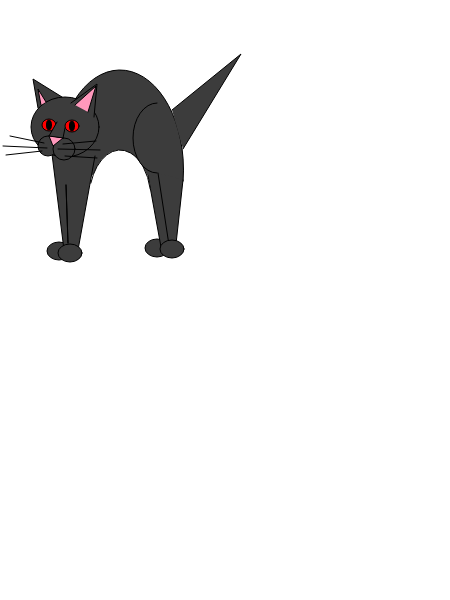
Frame 1 (no input)
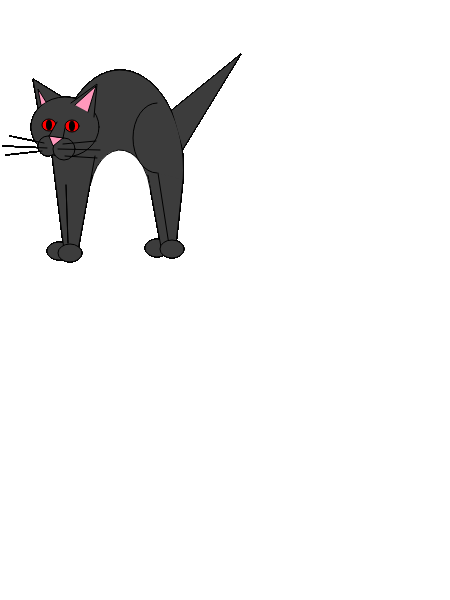
Frame 60 (no input)
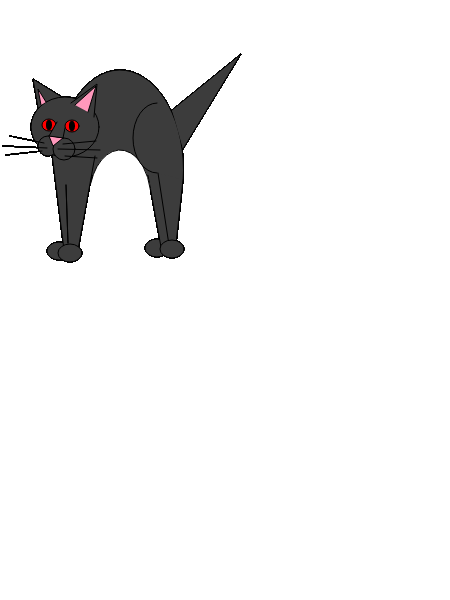
Frame 120 (the mouse pressed at the canvas centre since frame 60)

The p5.js sketch that drew these frames (run headless with seeded random() and noise() and a simulated clock; from frame 60 on, the mouse is pressed at the canvas centre):

// p5.js sketch
// ── sketch.js
function setup() {
createCanvas(450, 600);
angleMode(DEGREES);
}

function draw() {
  // LAYER 1
  //paw
fill(60);
stroke(0);
ellipse(157, 248, 24, 18);
//front leg
beginShape()
vertex(147, 170);
vertex(161, 247);
vertex(171, 245);
vertex(178, 173);
endShape()

//body
fill(60);
arc(120, 170, 127, 200, 170, 10);

//belly
fill(255);
arc(120 ,200, 62, 100, 210 , 340);

//front legs

fill(60);
ellipse(59, 251, 24, 18);

beginShape();
vertex(52, 154);
vertex(64, 250);
vertex(78, 250);
vertex(95, 156);
endShape();

ellipse(70, 253, 24, 18);
line(66, 185, 68, 243);



//back legs

arc(157, 138, 48, 70, 90, 270);

beginShape();
vertex(158, 173);
vertex(169, 245);
vertex(176, 244);
vertex(183, 180);
endShape();

line(66, 185, 68, 243);


triangle(38, 108, 33, 79, 62, 97) ;
//tail
beginShape();
vertex(172, 110);
vertex(241, 54);
vertex(183, 149);
endShape();

ellipse(172, 249, 24, 18);


//LAYER 2
//head
ellipse(65, 127, 68, 60);
ellipse(48, 146, 20, 20);
ellipse(64, 149, 22, 22);

beginShape();
vertex(71, 103);
vertex(97, 84);
vertex(94, 117);
endShape();


//nose
fill(255, 152, 188);
triangle(49, 136, 53, 146, 63, 138);

beginShape();
vertex(75, 105);
vertex(96, 86);
vertex(88, 112);
endShape();

beginShape();
vertex(46, 102);
vertex(38, 89);
vertex(41, 105);
endShape();

//eyes
fill(255,0,0);
ellipse(72, 126, 14 , 12);
ellipse(49, 125, 14 , 12);

//pupil
fill(0);
ellipse(72, 126, 5, 10);
ellipse(49, 125, 5, 10);


fill(60);
beginShape()
vertex(57, 122);
vertex(49, 136);
vertex(63, 138);
endShape();

line(65, 128, 63, 138);

//whiskers left
line(44, 143, 10, 136);
line(47, 148, 3, 146);
line(42, 151, 6, 155);
//whiskers right
line(63, 144, 96, 141);
line(97, 158, 65, 156);
line(58, 149, 100, 150);

}

function mouseReleased(){
console.log(mouseX + ', ' + mouseY);

//eyes
fill(255, 0, 0);
ellipse(72, 126, 14 , 12);
ellipse(49, 125, 14 , 12);


}
